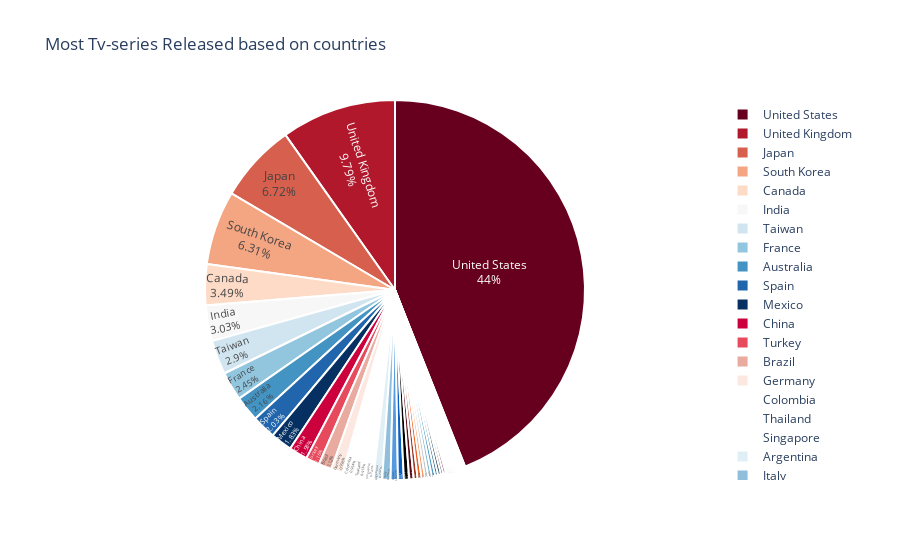

Notebook source saved alongside this figure:
### Code cell
#According to the country in tv_series_data
tv_series=tv.country_main.value_counts().reset_index()
fig = px.pie(tv_series, values='country_main', names='index',color_discrete_sequence=px.colors.sequential.RdBu,title='Most Tv-series Released based on countries')
fig.update_traces(textposition='inside', textinfo='percent+label',
                  marker = dict(line = dict(color = 'white', width =2)))
fig.show()

### Figure 1 — Plotly figure (JSON) as saved in the notebook; plotly's stock layout.template omitted (floating-point values rounded to 4 significant figures)
{"data": [{"domain": {"x": [0, 1], "y": [0, 1]}, "hovertemplate": "index=%{label}<br>country_main=%{value}<extra></extra>", "labels": ["United States", "United Kingdom", "Japan", "South Korea", "Canada", "India", "Taiwan", "France", "Australia", "Spain", "Mexico", "China", "Turkey", "Brazil", "Germany", "Colombia", "Thailand", "Singapore", "Argentina", "Italy", "Russia", "Egypt", "Denmark", "Norway", "Nigeria", "Belgium", "Poland", "Sweden", "Malaysia", "Israel", "Ireland", "Lebanon", "Netherlands", "South Africa", "Pakistan", "Saudi Arabia", "Chile", "Finland", "Hong Kong", "New Zealand", "Ukraine", "Iceland", "Indonesia", "Kuwait", "Austria", "Senegal", "Jordan", "Czech Republic", "Cyprus", "Philippines", "United Arab Emirates", "Switzerland", "Croatia", "Uruguay", "Mauritius", "Puerto Rico", "Belarus"], "legendgroup": "", "marker": {"line": {"color": "white", "width": 2}}, "name": "", "showlegend": true, "textinfo": "percent+label", "textposition": "inside", "type": "pie", "values": [1060, 236, 162, 152, 84, 73, 70, 59, 52, 49, 44, 38, 28, 27, 24, 23, 22, 18, 18, 17, 15, 12, 11, 9, 8, 8, 7, 7, 7, 7, 6, 6, 5, 5, 4, 4, 4, 3, 3, 2, 2, 2, 2, 2, 1, 1, 1, 1, 1, 1, 1, 1, 1, 1, 1, 1, 1]}], "layout": {"legend": {"tracegroupgap": 0}, "piecolorway": ["rgb(103,0,31)", "rgb(178,24,43)", "rgb(214,96,77)", "rgb(244,165,130)", "rgb(253,219,199)", "rgb(247,247,247)", "rgb(209,229,240)", "rgb(146,197,222)", "rgb(67,147,195)", "rgb(33,102,172)", "rgb(5,48,97)"], "title": {"text": "Most Tv-series Released based on countries"}}}
